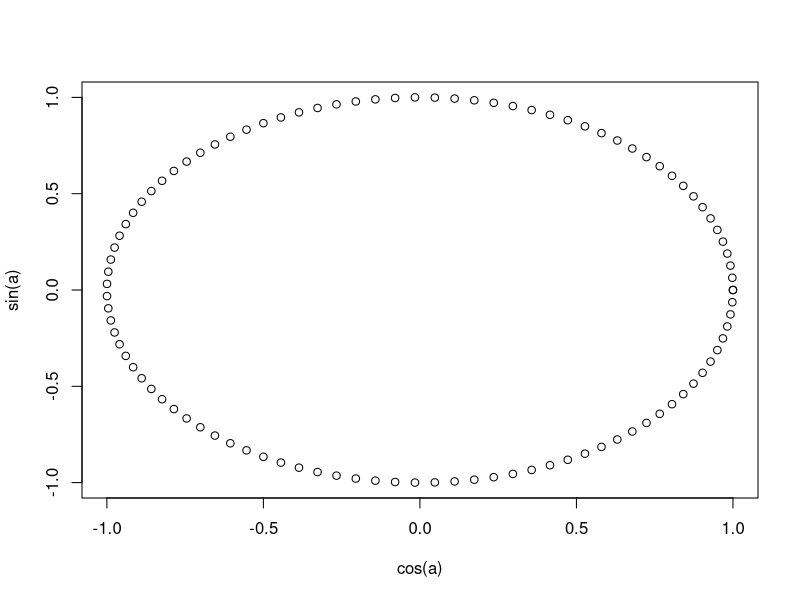
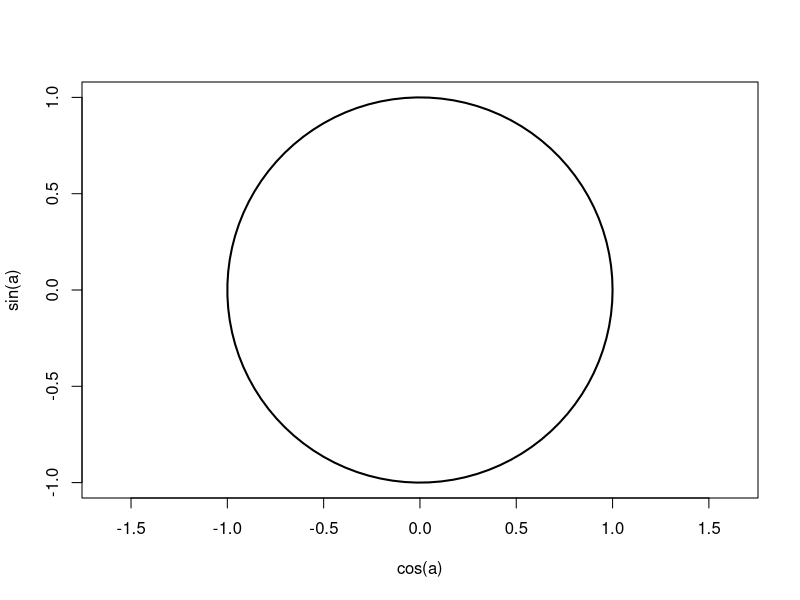
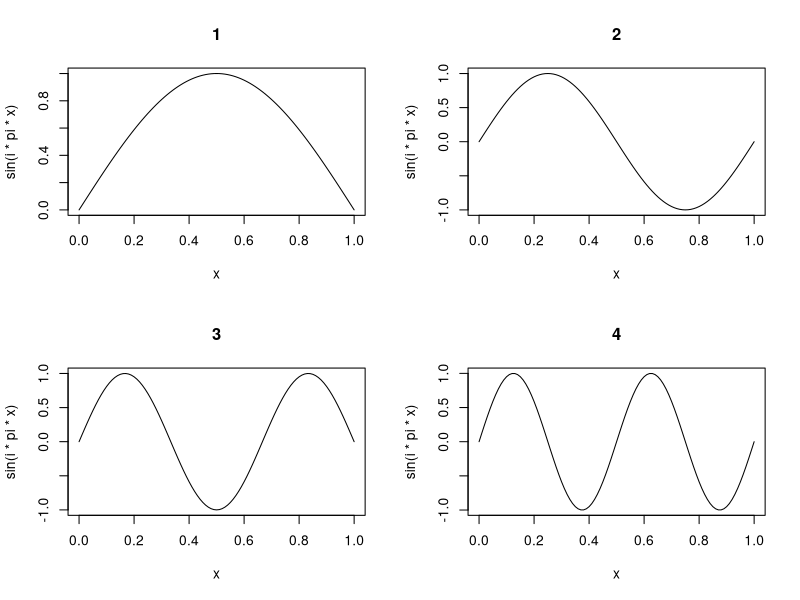
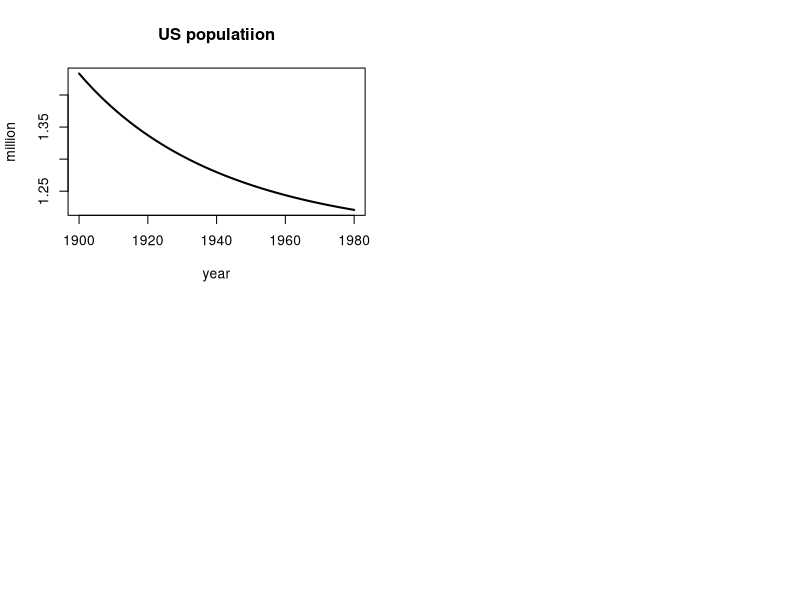
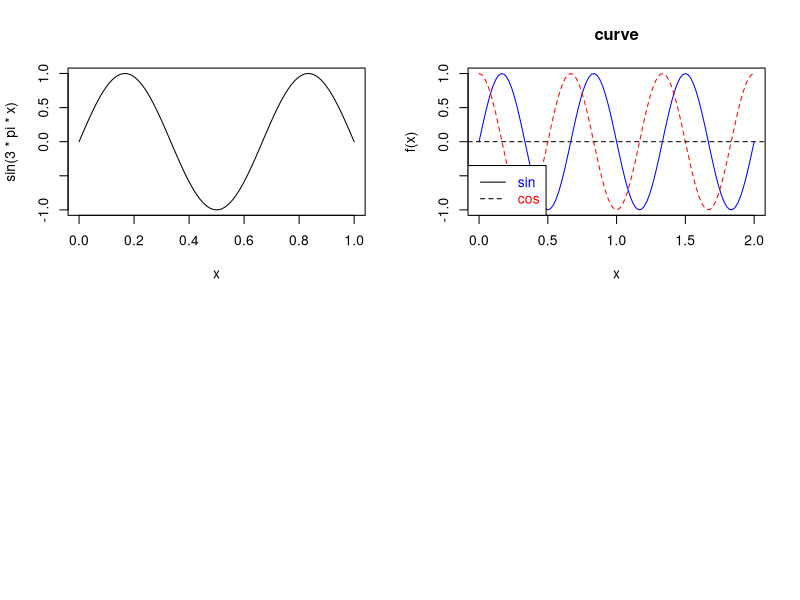

Generate these figures, in order, with R:
#question-1&2
a <- seq(0,2*pi, length.out = 100)
plot(x=cos(a),y=sin(a))
plot(cos(a), sin(a), type = "l", lwd = 2, xlab = "cos(a)", ylab="sin(a)",axes = TRUE, asp = 1)

#question-3
par(mfrow=c(2,2))
for(i in 1:4){
  curve(sin(i*pi*x),0,1,main=i)
}

#qustion-4
k <- 500

no <- 76.1
a <- 0.02
curve(k/(1+((k-no)-no*exp(-a*(x-1900)))),1900,1980,main="US populatiion",xlab="year",ylab="million",lwd=2)
n <- matrix(ncol=2,data=c(seq(1900,1980,by=10), 76.1,92.4,106.5,123.1,132.6,152.3,180.7,204.9,226.5) )
points(n)

#question-5
par(mfrow=c(2,2))
curve(sin(3*pi*x))
curve(sin(3*pi*x),from = 0,to=2,col="blue",xlab="x",ylab="f(x)",main="curve")
curve(cos(3*pi*x),add=TRUE,col="red",lty=2) 
abline(h=0,lty=2) 
legend("bottomleft",c("sin","cos"),text.col=c("blue","red"),lty=1:2)
getwd()
